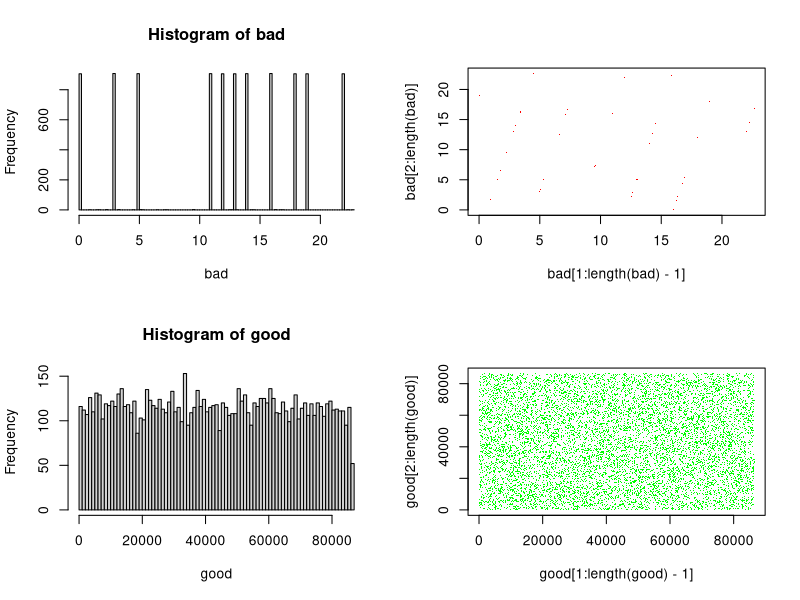

This figure's R source:
# ------------------------------------------------------------------------------
# Linear Congruential Generator (Random Number Generator).
# ------------------------------------------------------------------------------
# 22 September 2019
# Pete Arnold
# ------------------------------------------------------------------------------

# Next value/seed generator.
lcg <- function(modulus, a, c, seed) {
    return((a * (seed + c)) %% modulus)
}

# Vector generator.
lcg_vector <- function(modulus, a, c, seed, n) {
    l <- vector()
    for (i in 1:n) {
        s <- lcg(modulus, a, c, s)
        l <- rbind(l, s)
    }
    return(l)
}

# Create two arrays, one with typically bad parameters and one with good ones.
# Parameters from Nicole Radziwill,
# https://qualityandinnovation.com/2015/03/03/a-linear-congruential-generator-lcg-in-r/

# Number of elements in the vectors.
n <- 10000

# Bad parameters.
m <- 23
a <- 6
s <- runif(1) * 100
c <- 7
bad <- lcg_vector(m, a, c, s, n)
# Good parameters.
m <- 86436
a <- 1093
s <- runif(1) * 100
c <- 18257
good <- lcg_vector(m, a, c, s, n)

# Plot the results.
par(mfrow=c(2,2))
hist(bad, breaks=100)
plot(bad[1:length(bad)-1], bad[2:length(bad)], pch='.', cex=1, col='red')
hist(good, breaks=100)
plot(good[1:length(good)-1], good[2:length(good)], pch='.', cex=1, col='green')
